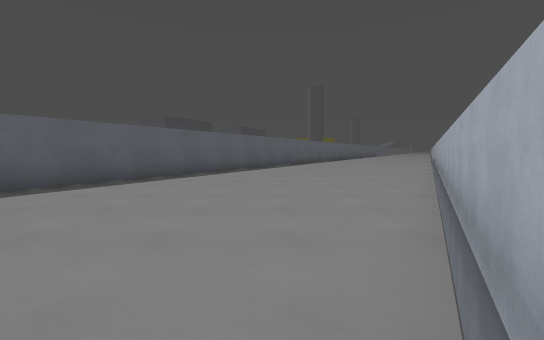
view 1 (above)

13 first-person views from a walk through a 3-D level made in the Godot game engine. The camera is 1.3 m above the floor, tilts 4° down and sees 90° across. The floor is counted in squares, 2 m on a side. Each view is taken from the middle of a square. On the plan, view 1 faces up. The plan holds only what a view shows up to about 9 squares ahead; the rest is blank. The place goes on beyond the plan. Surface patterns are stand-ins for the level's own textures.

view 2
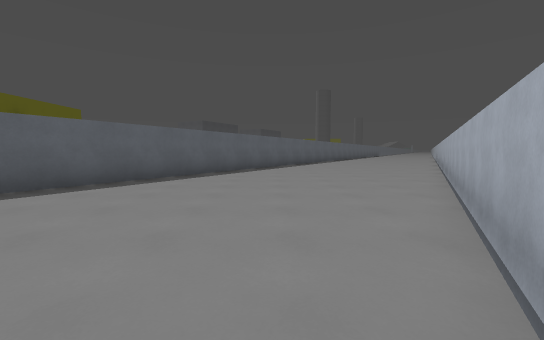

view 3
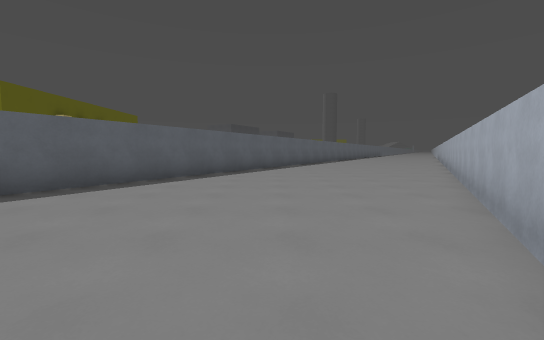

view 4
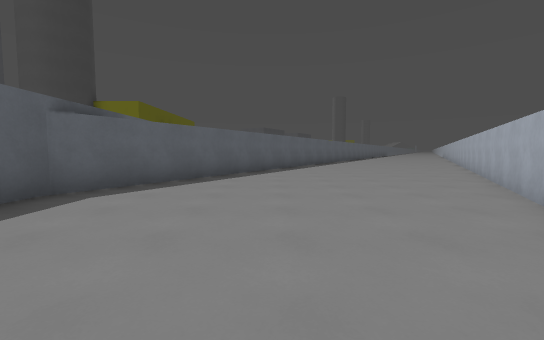

view 5
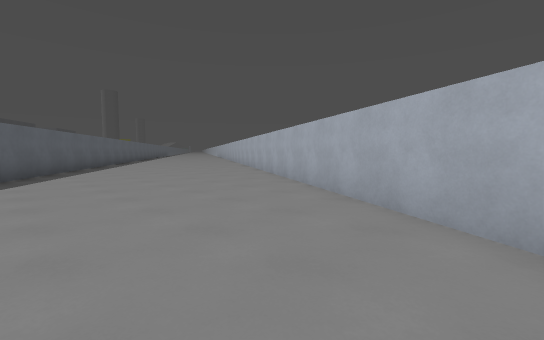

view 6
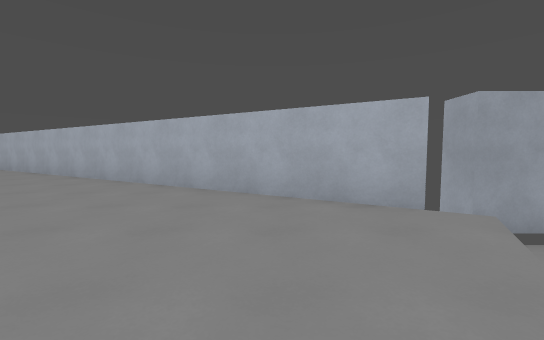

view 7
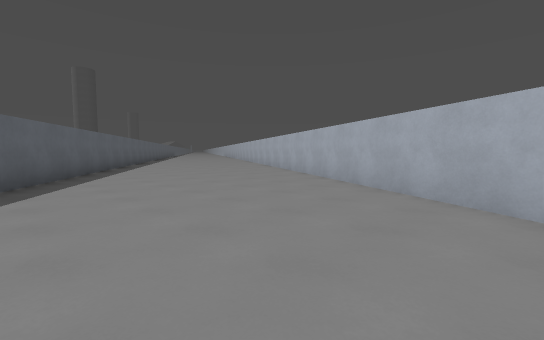

view 8
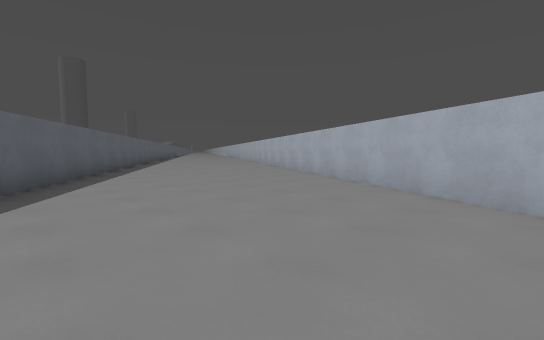

view 9
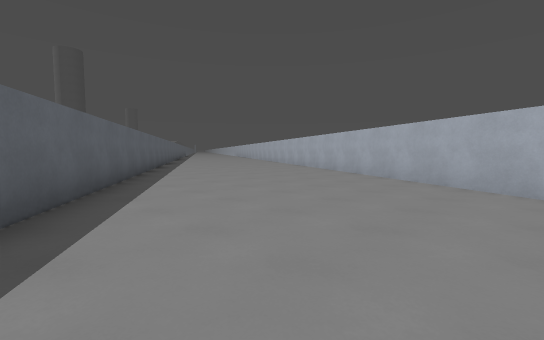

view 10
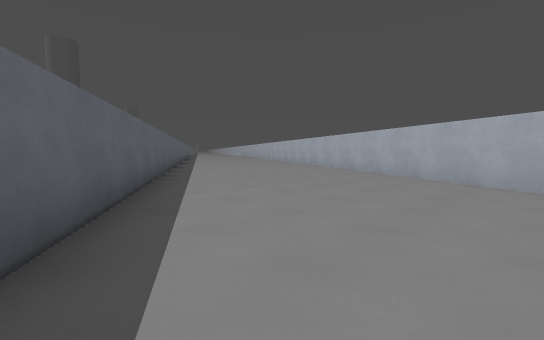

view 11
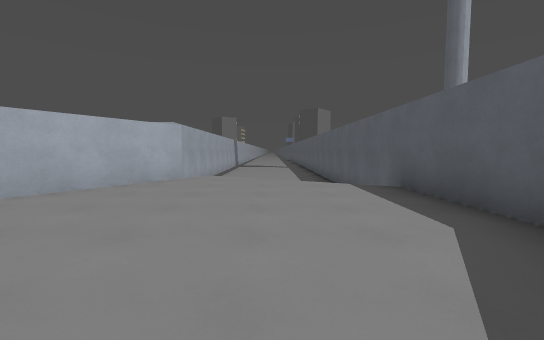

view 12
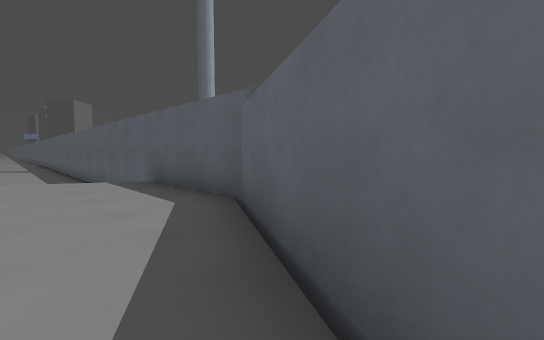

view 13
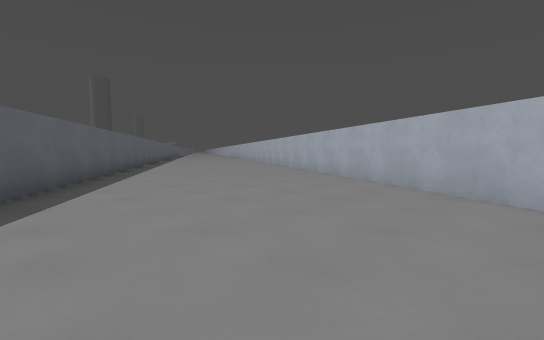

### Floor plan
Key: @ floor where view 1 was taken; # wall or solid block; . floor; v drop or lower ground.
Columns run from 11 left of view 1 to 11 right of it. Each row starts with its distance up from view 1.
 19               ##......#
 18               #.......#
 17              ##......##
 16             ##.......#
 15             #.......##
 14            ##.......#
 13            #.......##
 12           ##......##
 11           #.......#
 10          ##......##
  9         ##.......#
  8         #.......##
  7        ##.......#
  6        #.......##
  5       ##......##
  4       #.......#
  3      ##......##
  2     ##.......#
  1     #.......##
  0    ##......@#
 -1    #.......##
 -2   ##......##
 -3   #.......#
 -4  ##......##
 -5 ##.......#
 -6 #.......##
 -7 #......##
 -8 #......#
 -9 ##....##
-10 ##v...#
-11 #v  vv#
-12  v   v#
-13  v    #

Where each view was taken, in squares from view 1:
view 1: 0 up, 0 right, facing up
view 2: 3 down, 2 left, facing up
view 3: 6 down, 4 left, facing up
view 4: 10 down, 7 left, facing up
view 5: 10 down, 8 left, facing up-right
view 6: 9 down, 9 left, facing right
view 7: 4 up, 1 left, facing up-right
view 8: 8 up, 1 right, facing up-right
view 9: 12 up, 2 right, facing up-right
view 10: 15 up, 3 right, facing up-right
view 11: 4 down, 8 left, facing down
view 12: 3 down, 8 left, facing down-left
view 13: 0 up, 4 left, facing up-right
